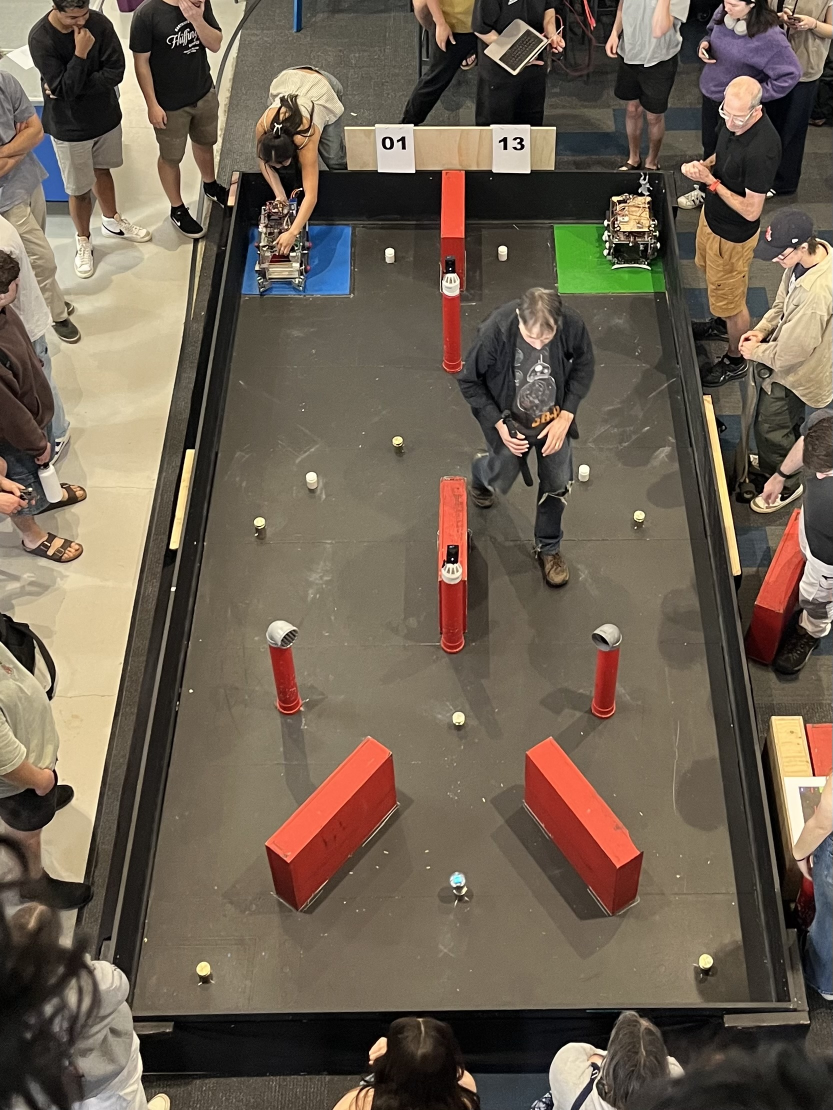
#> input picture Python/IMG_1997.jpg, 1665 x 2220 px (shown at 1/2 size)
$ python perspective_correct_2.py
#> lines starting #> are read from the running program, lines starting #| are printed output that depends on the picture; after the words box and inside, x2 and y2 are one past the last pixel; in counts of white or black regions, pixels touching at a corner belong together
import cv2
import numpy as np

# Variables to store the corners of the trapezoid
points = []
selected_point = None
dragging = False

image_path = 'IMG_1997.jpg'

# Function to draw the trapezoid and evenly spaced lines corrected for perspective
def draw_trapezoid(image, points):
    if len(points) == 4:
        # Draw the trapezoid
        for i in range(4):
            cv2.line(image, tuple(points[i]), tuple(points[(i+1) % 4]), (0, 255, 0), 2)

        # Compute perspective-corrected lines
        src_points = np.float32([points[0], points[1], points[2], points[3]])
        width = int(np.linalg.norm(np.array(points[0]) - np.array(points[1])))
        height = int(np.linalg.norm(np.array(points[0]) - np.array(points[3])))

        dst_points = np.float32([[0, 0], [width, 0], [width, height], [0, height]])

        # Perspective transformation matrix
        matrix = cv2.getPerspectiveTransform(src_points, dst_points)

        # Calculate evenly spaced points in the transformed space
        step = height // 8  # 7 lines -> 8 spaces
        for i in range(1, 8):
            y = i * step

            # Calculate the corresponding points in the original trapezoid space
            top_line = np.array([0, y, 1])
            bottom_line = np.array([width, y, 1])

            # Use the inverse perspective transformation to map back
            inv_matrix = np.linalg.inv(matrix)

            top_orig = inv_matrix @ top_line
            bottom_orig = inv_matrix @ bottom_line

            top_orig = top_orig[:2] / top_orig[2]
            bottom_orig = bottom_orig[:2] / bottom_orig[2]

            # Draw the perspective-corrected horizontal lines
            cv2.line(image, tuple(top_orig.astype(int)), tuple(bottom_orig.astype(int)), (255, 0, 0), 1)

# Function to zoom into the region around the selected point and add a crosshair
# [59 lines left out: functions zoom_in_on_point, mouse_event, not called in this run]

# Load the image  # Replace with your image path
image = cv2.imread(image_path)
#> image is the input picture: shape (2220, 1665, 3); mean B, G, R 81.5, 96.3, 109.1
original_image = image.copy()

# Initialize the four corners of the trapezoid (start with a default shape)
height, width = image.shape[:2]
points = [
    [width // 4, height // 4],
    [3 * width // 4, height // 4],
    [3 * width // 4, 3 * height // 4],
    [width // 4, 3 * height // 4]
]

# Create a window and set the mouse callback
cv2.namedWindow("Select Trapezoid")
cv2.setMouseCallback("Select Trapezoid", mouse_event)

# Display the image with the initial trapezoid
draw_trapezoid(image, points)
#> after the loop in draw_trapezoid, `for i in range(4):`:
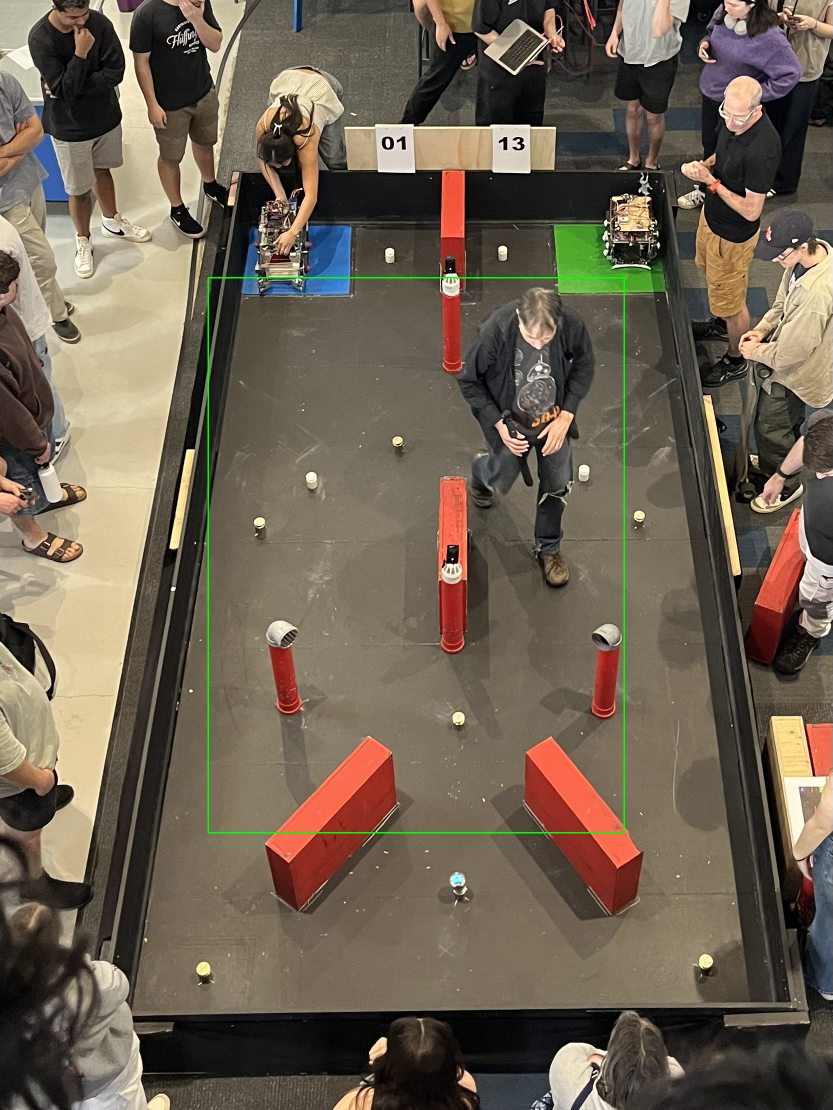
#> image: shape (2220, 1665, 3) (shown at 1/2 size); 0.32% of pixels changed, all inside (x1, y1, x2, y2) = (415, 554, 1250, 1667)
#> in draw_trapezoid, `matrix = cv2.getPerspectiveTransform(src_points, dst_points)`: matrix = [[1, 3.84e-17, -416], [0, 1, -555], [0, 0, 1]]
#> the loop in draw_trapezoid, `for i in range(1, 8):` made 7 passes
#> (top_orig, bottom_orig) on passes 1 to 7: ([416, 693], [1248, 693]), ([416, 831], [1248, 831]), ([416, 969], [1248, 969]), ([416, 1107], [1248, 1107]), ([416, 1245], [1248, 1245]), ([416, 1383], [1248, 1383]), ([416, 1521], [1248, 1521])
#> after the loop in draw_trapezoid, `for i in range(1, 8):`:
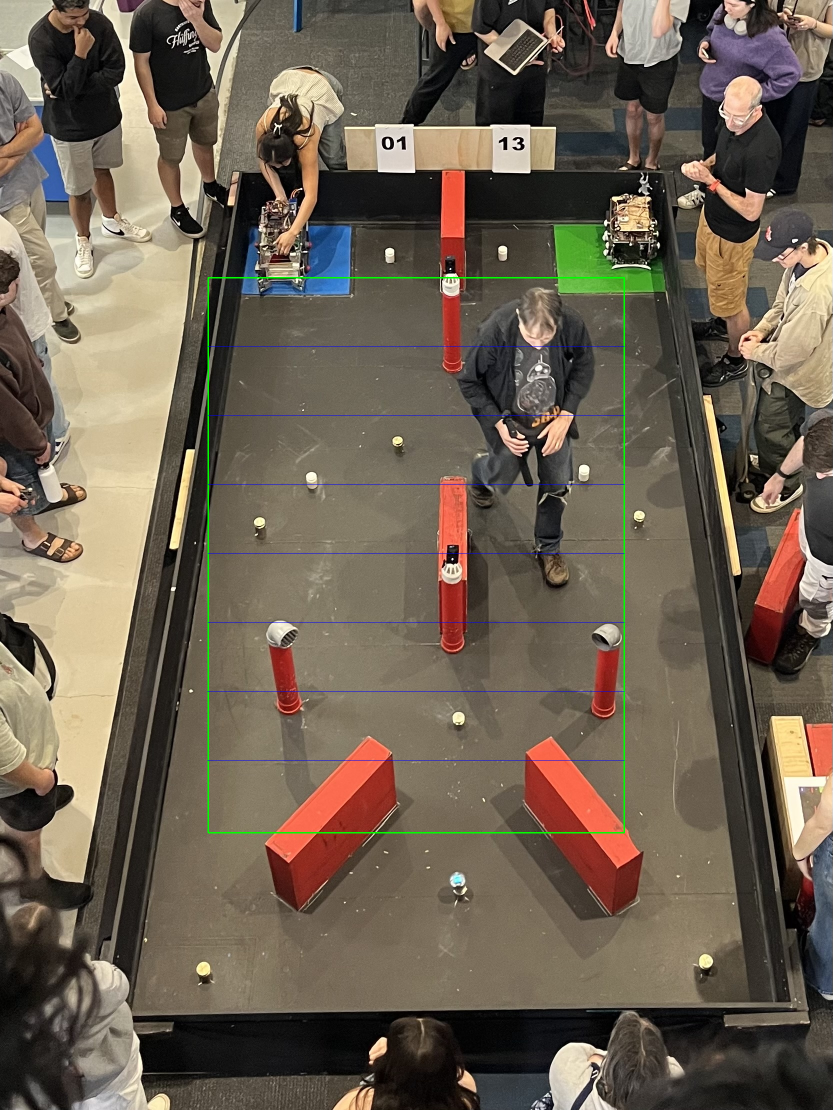
#> image: shape (2220, 1665, 3) (shown at 1/2 size); 0.16% of pixels changed, all inside (x1, y1, x2, y2) = (415, 693, 1249, 1522)
cv2.imshow("Select Trapezoid", image)
cv2.waitKey(0)

# Ensure that four points have been finalized
if len(points) == 4:
    # Convert points to a NumPy array
    src_points = np.float32(points)

    # Define the dimensions of the output image (width and height of the transformed image)
    width = int(np.linalg.norm(np.array(points[0]) - np.array(points[1])))
#> width = 832
    height = int(np.linalg.norm(np.array(points[0]) - np.array(points[3])))
#> height = 1110

    # Define the destination points for a top-down view
    dst_points = np.float32([[0, 0], [width, 0], [width, height], [0, height]])
#> dst_points = [[0, 0], [832, 0], [832, 1110], [0, 1110]]

    # Compute the perspective transform matrix
    matrix = cv2.getPerspectiveTransform(src_points, dst_points)
#> matrix = [[1, 3.84e-17, -416], [0, 1, -555], [0, 0, 1]]

    # Apply the perspective transformation
    warped_image = cv2.warpPerspective(original_image, matrix, (width, height))
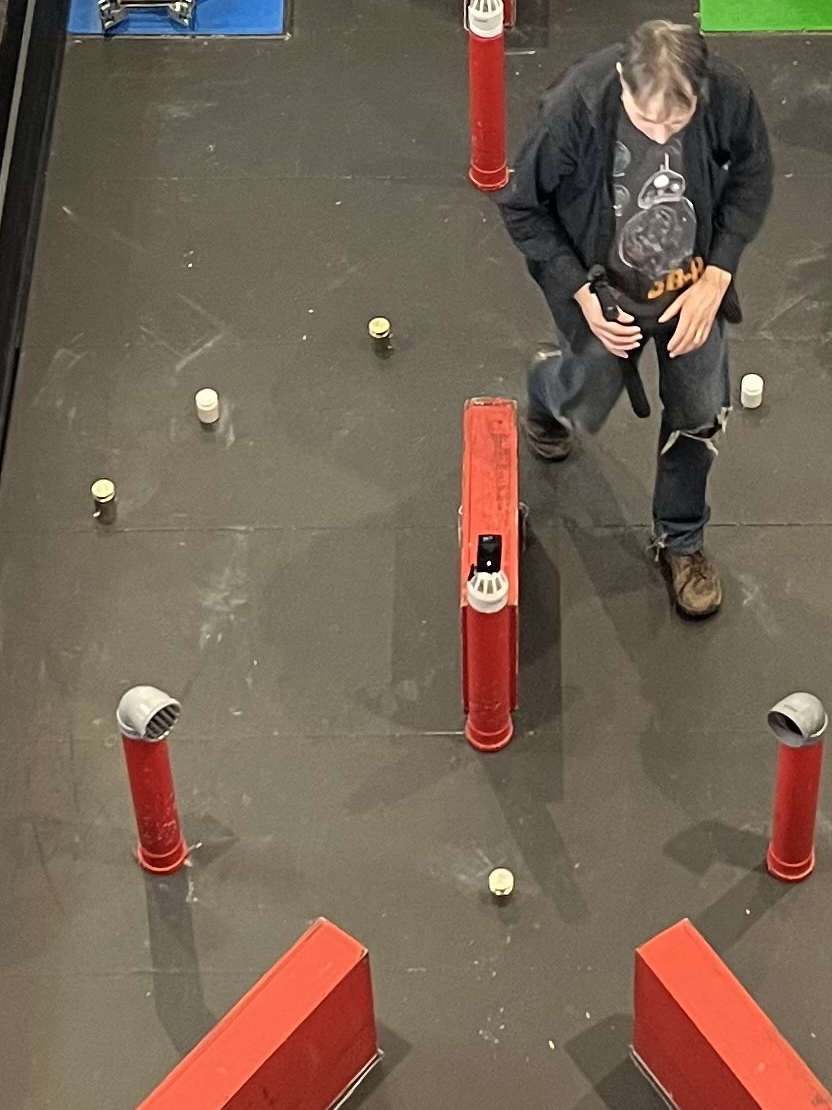
#> warped_image: shape (1110, 832, 3); mean B, G, R 83.8, 99.1, 116.9

    # Display the corrected image
    cv2.imshow("Corrected Image", warped_image)
    cv2.imwrite('corrected_image.jpg', warped_image)
    cv2.waitKey(0)

cv2.destroyAllWindows()

$ run again, with Python/IMG_1947.jpg copied over Python/IMG_1997.jpg
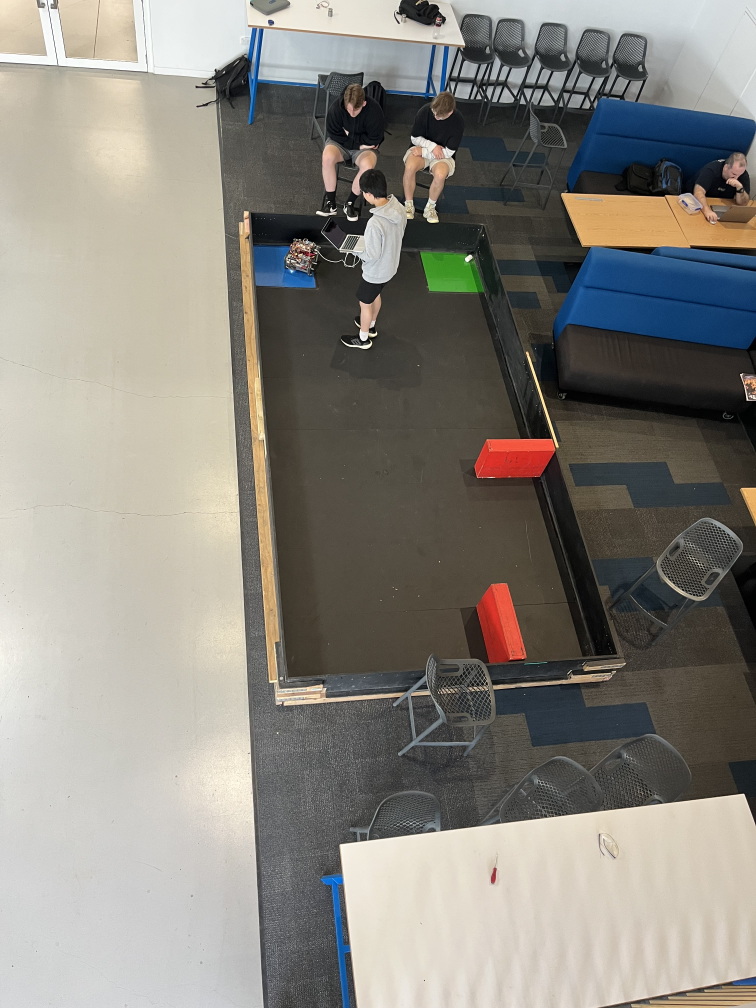
#> input picture Python/IMG_1947.jpg, 3024 x 4032 px (shown at 1/4 size)
#> image is the input picture: shape (4032, 3024, 3); mean B, G, R 126.7, 133.9, 137.1
#> in draw_trapezoid, `matrix = cv2.getPerspectiveTransform(src_points, dst_points)`: matrix = [[1, 2.11e-17, -756], [0, 1, -1008], [0, 0, 1]]
#> the loop in draw_trapezoid, `for i in range(1, 8):` made 7 passes
#> (top_orig, bottom_orig) on passes 1 to 7: ([756, 1260], [2268, 1260]), ([756, 1512], [2268, 1512]), ([756, 1764], [2268, 1764]), ([756, 2016], [2268, 2016]), ([756, 2268], [2268, 2268]), ([756, 2520], [2268, 2520]), ([756, 2772], [2268, 2772])
#> `width = int(np.linalg.norm(np.array(points[0]) - np.array(points[1])))`: width = 1512
#> `height = int(np.linalg.norm(np.array(points[0]) - np.array(points[3])))`: height = 2016
#> `dst_points = np.float32([[0, 0], [width, 0], [width, height], [0, heig..`: dst_points = [[0, 0], [1512, 0], [1512, 2016], [0, 2016]]
#> `matrix = cv2.getPerspectiveTransform(src_points, dst_points)`: matrix = [[1, 2.11e-17, -756], [0, 1, -1008], [0, 0, 1]]
#> `warped_image = cv2.warpPerspective(original_image, matrix, (width, hei..`:
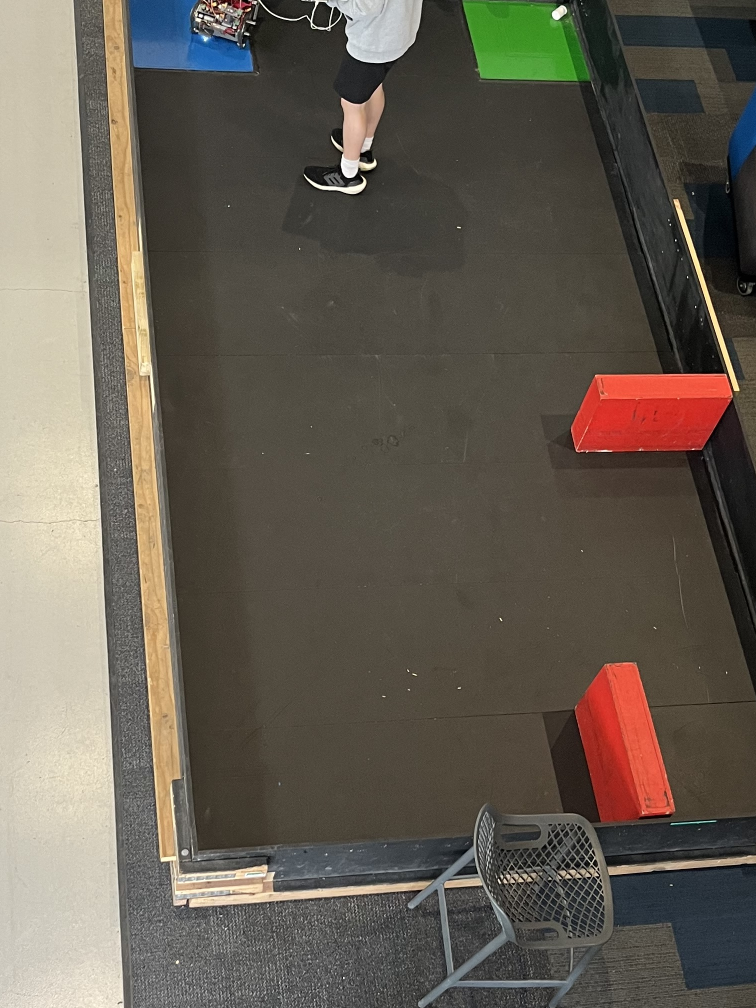
#> warped_image: shape (2016, 1512, 3) (shown at 1/2 size); mean B, G, R 82.5, 93.5, 101.1

$ run again, with Python/IMG_1949.jpg copied over Python/IMG_1997.jpg
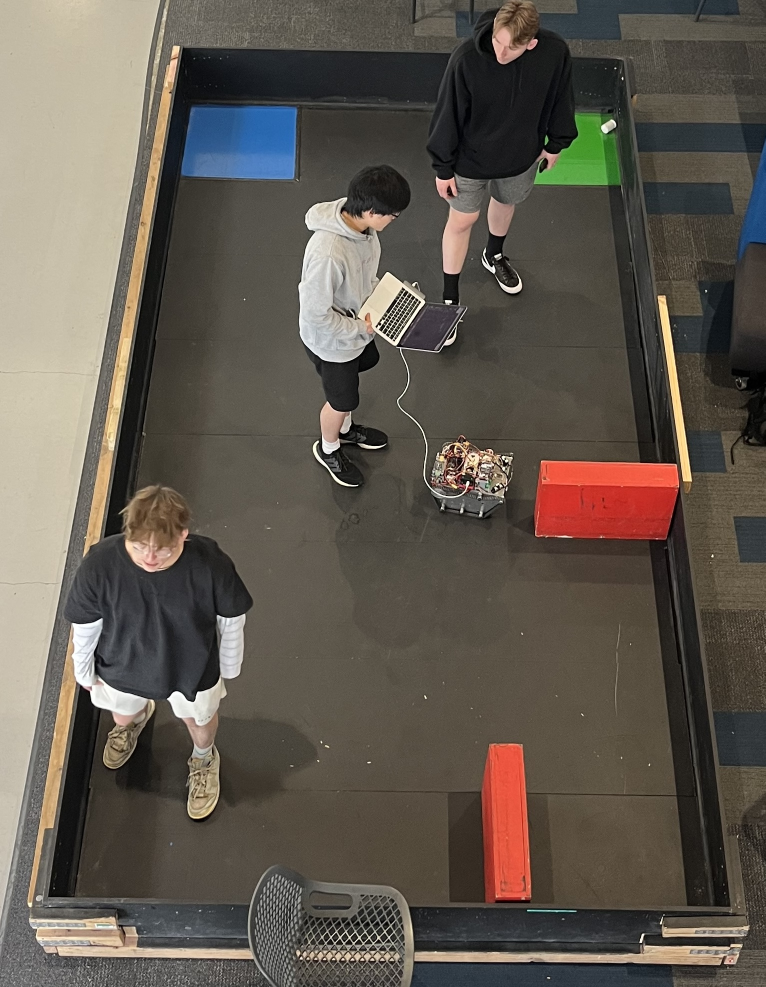
#> input picture Python/IMG_1949.jpg, 1531 x 1974 px (shown at 1/2 size)
#> image is the input picture: shape (1974, 1531, 3); mean B, G, R 79.7, 89.2, 96.8
#> in draw_trapezoid, `matrix = cv2.getPerspectiveTransform(src_points, dst_points)`: matrix = [[1, -8.36e-18, -382], [0, 1, -493], [3.76e-20, 1.45e-36, 1]]
#> the loop in draw_trapezoid, `for i in range(1, 8):` made 7 passes
#> (top_orig, bottom_orig) on passes 1 to 7: ([382, 616], [1148, 616]), ([382, 739], [1148, 739]), ([382, 862], [1148, 862]), ([382, 985], [1148, 985]), ([382, 1108], [1148, 1108]), ([382, 1231], [1148, 1231]), ([382, 1354], [1148, 1354])
#> after the loop in draw_trapezoid, `for i in range(1, 8):`:
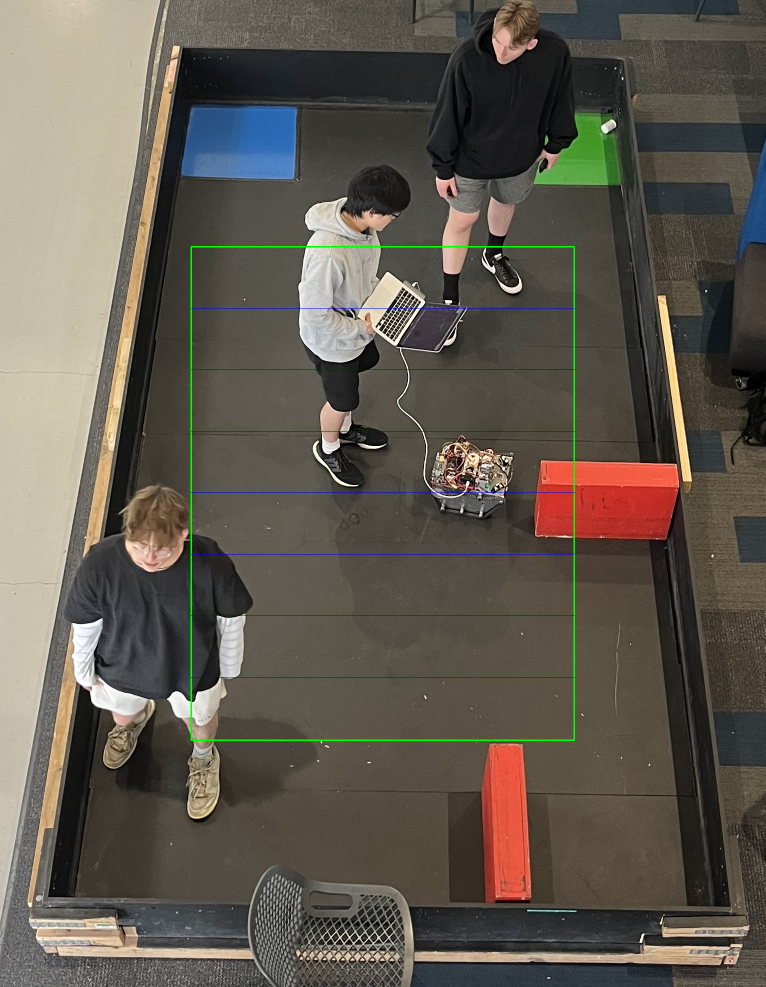
#> image: shape (1974, 1531, 3) (shown at 1/2 size); mean B, G, R 79.8, 89.6, 96.3
#> `width = int(np.linalg.norm(np.array(points[0]) - np.array(points[1])))`: width = 766
#> `height = int(np.linalg.norm(np.array(points[0]) - np.array(points[3])))`: height = 987
#> `dst_points = np.float32([[0, 0], [width, 0], [width, height], [0, heig..`: dst_points = [[0, 0], [766, 0], [766, 987], [0, 987]]
#> `warped_image = cv2.warpPerspective(original_image, matrix, (width, hei..`:
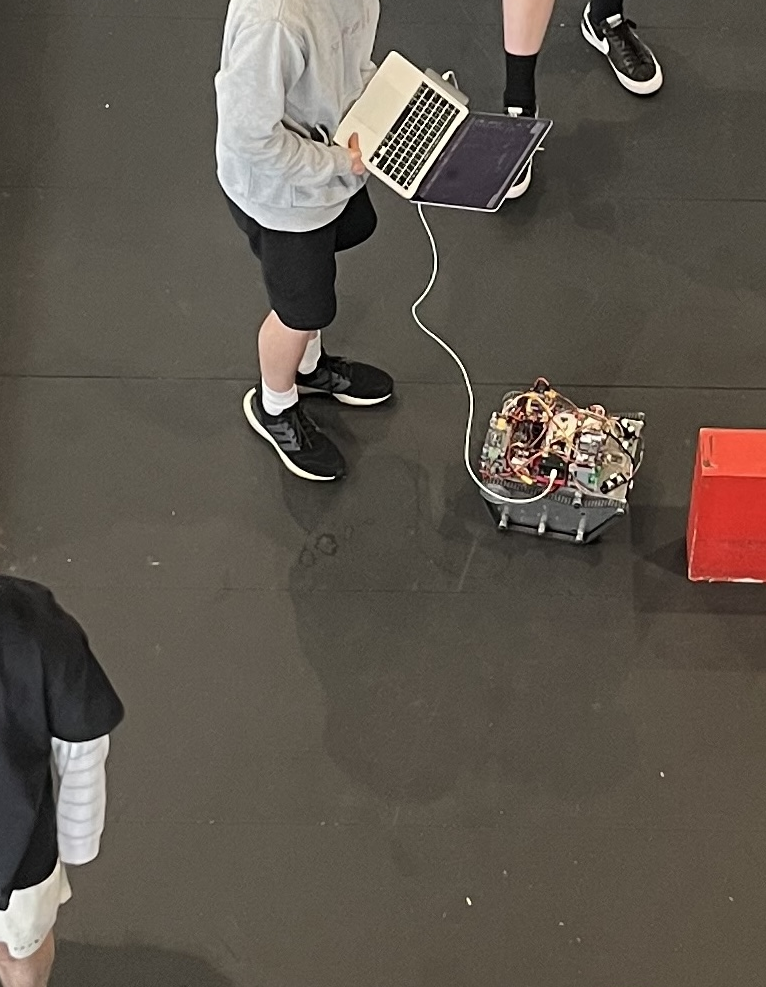
#> warped_image: shape (987, 766, 3); mean B, G, R 76.9, 86.3, 93.9
